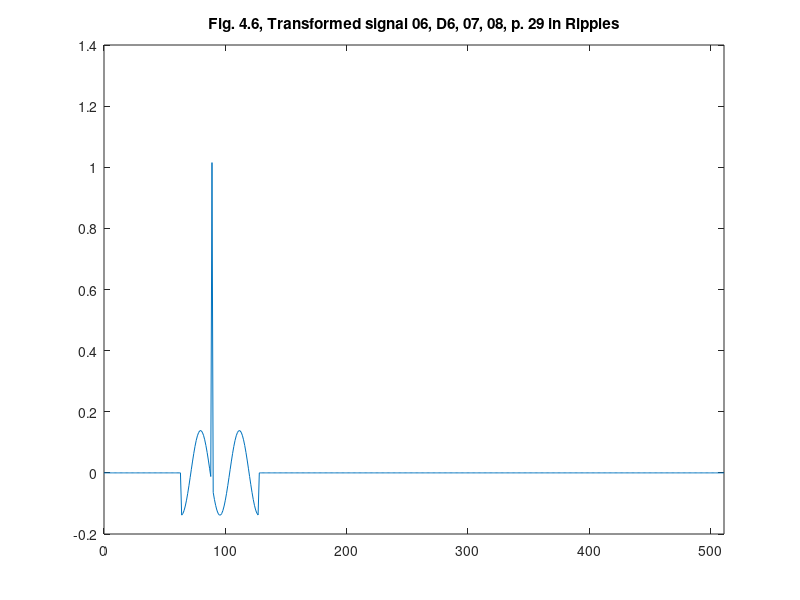
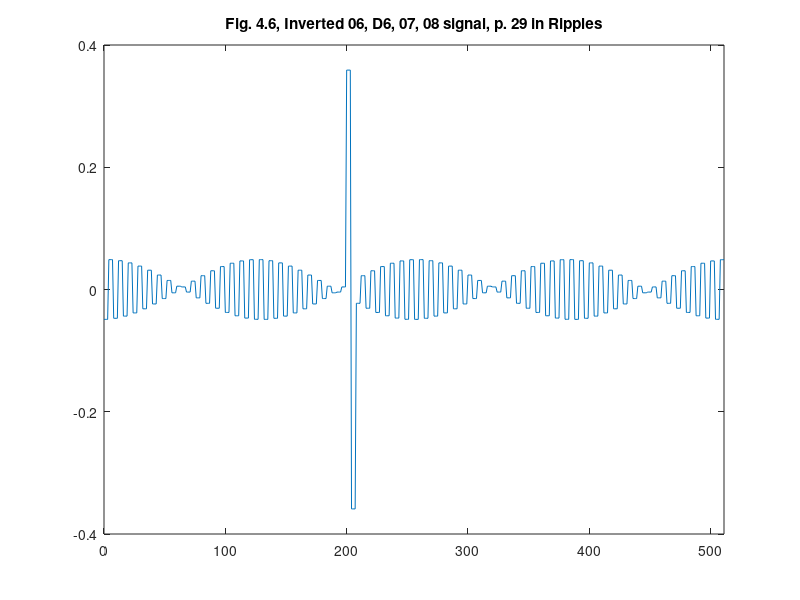

Source code (MATLAB) for these figures, in order:
%% ========================================================================
%% Programmatic octave notes on "Ripples in Mathematics" by A. Jensen
%% and A. la Cour-Harbo written with a deep gratitude to the authors for
%% this wonderful text. I added a few graphs to help me visualize Fig. 4.6.
%% 
%% Reconstruction of graphs on p.29, Ch 04.
%%
%% Author: Vladimir Kulyukin
%% 
%% NB: I have tested this code in Octave, not Matlab.
%%
%% The numbers below were computed by my Java OneDHaar class methods
%% available at https://github.com/VKEDCO/java/blob/master/haar/org.vkedco.wavelets.haar/OneDHaar.java &
%% https://github.com/VKEDCO/java/blob/master/haar/org.vkedco.wavelets.tests/RipplesInMathCh04.java
%% =========================================================================


t = [0:511];

y_fig_4_6_s06_d6_d07_d08_p29 = [
0.0
0.0
0.0
0.0
0.0
0.0
0.0
0.0
0.0
0.0
0.0
0.0
0.0
0.0
0.0
0.0
0.0
0.0
0.0
0.0
0.0
0.0
0.0
0.0
0.0
0.0
0.0
0.0
0.0
0.0
0.0
0.0
0.0
0.0
0.0
0.0
0.0
0.0
0.0
0.0
0.0
0.0
0.0
0.0
0.0
0.0
0.0
0.0
0.0
0.0
0.0
0.0
0.0
0.0
0.0
0.0
0.0
0.0
0.0
0.0
0.0
0.0
0.0
0.0
-0.1382205356729931
-0.13324253778085945
-0.12314410388508332
-0.10831331113701251
-0.08932009858475111
-0.06689436473516598
-0.041897917963600595
-0.015291357701316859
0.011902840861936378
0.03863961992605535
0.06389150006576436
0.08668806568871212
0.10615325756246972
0.12153903927953467
0.13225414387696569
0.13788679589418307
0.1382205356729931
0.13324253778085923
0.12314410388508332
0.10831331113701283
0.08932009858475126
0.06689436473516598
0.041897917963600435
0.015291357701316859
-0.01190284086193622
1.0152271225910297
-0.06389150006576436
-0.08668806568871212
-0.10615325756247004
-0.12153903927953467
-0.13225414387696544
-0.13788679589418357
-0.13822053567299325
-0.13324253778085893
-0.12314410388508293
-0.10831331113701298
-0.08932009858475126
-0.06689436473516583
-0.041897917963600435
-0.015291357701317173
0.01190284086193622
0.03863961992605519
0.06389150006576451
0.08668806568871165
0.10615325756246989
0.121539039279535
0.13225414387696582
0.13788679589418265
0.13822053567299264
0.1332425377808602
0.12314410388508332
0.10831331113701204
0.08932009858475064
0.06689436473516598
0.041897917963600595
0.015291357701317015
-0.011902840861936378
-0.03863961992605519
-0.06389150006576436
-0.08668806568871165
-0.10615325756247004
-0.121539039279535
-0.13225414387696582
-0.13788679589418262
0.0
0.0
0.0
0.0
0.0
0.0
0.0
0.0
0.0
0.0
0.0
0.0
0.0
0.0
0.0
0.0
0.0
0.0
0.0
0.0
0.0
0.0
0.0
0.0
0.0
0.0
0.0
0.0
0.0
0.0
0.0
0.0
0.0
0.0
0.0
0.0
0.0
0.0
0.0
0.0
0.0
0.0
0.0
0.0
0.0
0.0
0.0
0.0
0.0
0.0
0.0
0.0
0.0
0.0
0.0
0.0
0.0
0.0
0.0
0.0
0.0
0.0
0.0
0.0
0.0
0.0
0.0
0.0
0.0
0.0
0.0
0.0
0.0
0.0
0.0
0.0
0.0
0.0
0.0
0.0
0.0
0.0
0.0
0.0
0.0
0.0
0.0
0.0
0.0
0.0
0.0
0.0
0.0
0.0
0.0
0.0
0.0
0.0
0.0
0.0
0.0
0.0
0.0
0.0
0.0
0.0
0.0
0.0
0.0
0.0
0.0
0.0
0.0
0.0
0.0
0.0
0.0
0.0
0.0
0.0
0.0
0.0
0.0
0.0
0.0
0.0
0.0
0.0
0.0
0.0
0.0
0.0
0.0
0.0
0.0
0.0
0.0
0.0
0.0
0.0
0.0
0.0
0.0
0.0
0.0
0.0
0.0
0.0
0.0
0.0
0.0
0.0
0.0
0.0
0.0
0.0
0.0
0.0
0.0
0.0
0.0
0.0
0.0
0.0
0.0
0.0
0.0
0.0
0.0
0.0
0.0
0.0
0.0
0.0
0.0
0.0
0.0
0.0
0.0
0.0
0.0
0.0
0.0
0.0
0.0
0.0
0.0
0.0
0.0
0.0
0.0
0.0
0.0
0.0
0.0
0.0
0.0
0.0
0.0
0.0
0.0
0.0
0.0
0.0
0.0
0.0
0.0
0.0
0.0
0.0
0.0
0.0
0.0
0.0
0.0
0.0
0.0
0.0
0.0
0.0
0.0
0.0
0.0
0.0
0.0
0.0
0.0
0.0
0.0
0.0
0.0
0.0
0.0
0.0
0.0
0.0
0.0
0.0
0.0
0.0
0.0
0.0
0.0
0.0
0.0
0.0
0.0
0.0
0.0
0.0
0.0
0.0
0.0
0.0
0.0
0.0
0.0
0.0
0.0
0.0
0.0
0.0
0.0
0.0
0.0
0.0
0.0
0.0
0.0
0.0
0.0
0.0
0.0
0.0
0.0
0.0
0.0
0.0
0.0
0.0
0.0
0.0
0.0
0.0
0.0
0.0
0.0
0.0
0.0
0.0
0.0
0.0
0.0
0.0
0.0
0.0
0.0
0.0
0.0
0.0
0.0
0.0
0.0
0.0
0.0
0.0
0.0
0.0
0.0
0.0
0.0
0.0
0.0
0.0
0.0
0.0
0.0
0.0
0.0
0.0
0.0
0.0
0.0
0.0
0.0
0.0
0.0
0.0
0.0
0.0
0.0
0.0
0.0
0.0
0.0
0.0
0.0
0.0
0.0
0.0
0.0
0.0
0.0
0.0
0.0
0.0
0.0
0.0
0.0
0.0
0.0
0.0
0.0
0.0
0.0
0.0
0.0
0.0
0.0
0.0
0.0
0.0
0.0
0.0
0.0
0.0
0.0
0.0
0.0
0.0
0.0
0.0
0.0
0.0
0.0
0.0
0.0
0.0
0.0
0.0
0.0
0.0
0.0
0.0
];

figure;
plot(t, y_fig_4_6_s06_d6_d07_d08_p29);
xlim([0 511]);
title('Fig. 4.6, Transformed signal 06, D6, 07, 08, p. 29 in Ripples');

y_fig_4_6_s06_d6_d07_d08_inverted_p29 = [
-0.04886833903680526
-0.04886833903680526
-0.04886833903680526
-0.04886833903680526
0.04886833903680526
0.04886833903680526
0.04886833903680526
0.04886833903680526
-0.04710835100367523
-0.04710835100367523
-0.04710835100367523
-0.04710835100367523
0.04710835100367523
0.04710835100367523
0.04710835100367523
0.04710835100367523
-0.04353801546014154
-0.04353801546014154
-0.04353801546014154
-0.04353801546014154
0.04353801546014154
0.04353801546014154
0.04353801546014154
0.04353801546014154
-0.03829453839887497
-0.03829453839887497
-0.03829453839887497
-0.03829453839887497
0.03829453839887497
0.03829453839887497
0.03829453839887497
0.03829453839887497
-0.031579423702764224
-0.031579423702764224
-0.031579423702764224
-0.031579423702764224
0.031579423702764224
0.031579423702764224
0.031579423702764224
0.031579423702764224
-0.023650729463701056
-0.023650729463701056
-0.023650729463701056
-0.023650729463701056
0.023650729463701056
0.023650729463701056
0.023650729463701056
0.023650729463701056
-0.014813150954829822
-0.014813150954829822
-0.014813150954829822
-0.014813150954829822
0.014813150954829822
0.014813150954829822
0.014813150954829822
0.014813150954829822
-0.005406311362075144
-0.005406311362075144
-0.005406311362075144
-0.005406311362075144
0.005406311362075144
0.005406311362075144
0.005406311362075144
0.005406311362075144
0.004208289744429771
0.004208289744429771
0.004208289744429771
0.004208289744429771
-0.004208289744429771
-0.004208289744429771
-0.004208289744429771
-0.004208289744429771
0.01366116863609229
0.01366116863609229
0.01366116863609229
0.01366116863609229
-0.01366116863609229
-0.01366116863609229
-0.01366116863609229
-0.01366116863609229
0.02258905647834136
0.02258905647834136
0.02258905647834136
0.02258905647834136
-0.02258905647834136
-0.02258905647834136
-0.02258905647834136
-0.02258905647834136
0.030648859548216608
0.030648859548216608
0.030648859548216608
0.030648859548216608
-0.030648859548216608
-0.030648859548216608
-0.030648859548216608
-0.030648859548216608
0.03753084413373225
0.03753084413373225
0.03753084413373225
0.03753084413373225
-0.03753084413373225
-0.03753084413373225
-0.03753084413373225
-0.03753084413373225
0.042970539426728564
0.042970539426728564
0.042970539426728564
0.042970539426728564
-0.042970539426728564
-0.042970539426728564
-0.042970539426728564
-0.042970539426728564
0.04675890098771187
0.04675890098771187
0.04675890098771187
0.04675890098771187
-0.04675890098771187
-0.04675890098771187
-0.04675890098771187
-0.04675890098771187
0.048750344206431116
0.048750344206431116
0.048750344206431116
0.048750344206431116
-0.048750344206431116
-0.048750344206431116
-0.048750344206431116
-0.048750344206431116
0.04886833903680526
0.04886833903680526
0.04886833903680526
0.04886833903680526
-0.04886833903680526
-0.04886833903680526
-0.04886833903680526
-0.04886833903680526
0.04710835100367516
0.04710835100367516
0.04710835100367516
0.04710835100367516
-0.04710835100367516
-0.04710835100367516
-0.04710835100367516
-0.04710835100367516
0.04353801546014154
0.04353801546014154
0.04353801546014154
0.04353801546014154
-0.04353801546014154
-0.04353801546014154
-0.04353801546014154
-0.04353801546014154
0.03829453839887508
0.03829453839887508
0.03829453839887508
0.03829453839887508
-0.03829453839887508
-0.03829453839887508
-0.03829453839887508
-0.03829453839887508
0.03157942370276428
0.03157942370276428
0.03157942370276428
0.03157942370276428
-0.03157942370276428
-0.03157942370276428
-0.03157942370276428
-0.03157942370276428
0.023650729463701056
0.023650729463701056
0.023650729463701056
0.023650729463701056
-0.023650729463701056
-0.023650729463701056
-0.023650729463701056
-0.023650729463701056
0.014813150954829764
0.014813150954829764
0.014813150954829764
0.014813150954829764
-0.014813150954829764
-0.014813150954829764
-0.014813150954829764
-0.014813150954829764
0.005406311362075144
0.005406311362075144
0.005406311362075144
0.005406311362075144
-0.005406311362075144
-0.005406311362075144
-0.005406311362075144
-0.005406311362075144
-0.004208289744429715
-0.004208289744429715
-0.004208289744429715
-0.004208289744429715
0.004208289744429715
0.004208289744429715
0.004208289744429715
0.004208289744429715
0.3589369914143117
0.3589369914143117
0.3589369914143117
0.3589369914143117
-0.3589369914143117
-0.3589369914143117
-0.3589369914143117
-0.3589369914143117
-0.02258905647834136
-0.02258905647834136
-0.02258905647834136
-0.02258905647834136
0.02258905647834136
0.02258905647834136
0.02258905647834136
0.02258905647834136
-0.030648859548216608
-0.030648859548216608
-0.030648859548216608
-0.030648859548216608
0.030648859548216608
0.030648859548216608
0.030648859548216608
0.030648859548216608
-0.03753084413373236
-0.03753084413373236
-0.03753084413373236
-0.03753084413373236
0.03753084413373236
0.03753084413373236
0.03753084413373236
0.03753084413373236
-0.042970539426728564
-0.042970539426728564
-0.042970539426728564
-0.042970539426728564
0.042970539426728564
0.042970539426728564
0.042970539426728564
0.042970539426728564
-0.04675890098771178
-0.04675890098771178
-0.04675890098771178
-0.04675890098771178
0.04675890098771178
0.04675890098771178
0.04675890098771178
0.04675890098771178
-0.0487503442064313
-0.0487503442064313
-0.0487503442064313
-0.0487503442064313
0.0487503442064313
0.0487503442064313
0.0487503442064313
0.0487503442064313
-0.048868339036805306
-0.048868339036805306
-0.048868339036805306
-0.048868339036805306
0.048868339036805306
0.048868339036805306
0.048868339036805306
0.048868339036805306
-0.047108351003675046
-0.047108351003675046
-0.047108351003675046
-0.047108351003675046
0.047108351003675046
0.047108351003675046
0.047108351003675046
0.047108351003675046
-0.043538015460141404
-0.043538015460141404
-0.043538015460141404
-0.043538015460141404
0.043538015460141404
0.043538015460141404
0.043538015460141404
0.043538015460141404
-0.03829453839887514
-0.03829453839887514
-0.03829453839887514
-0.03829453839887514
0.03829453839887514
0.03829453839887514
0.03829453839887514
0.03829453839887514
-0.03157942370276428
-0.03157942370276428
-0.03157942370276428
-0.03157942370276428
0.03157942370276428
0.03157942370276428
0.03157942370276428
0.03157942370276428
-0.023650729463701
-0.023650729463701
-0.023650729463701
-0.023650729463701
0.023650729463701
0.023650729463701
0.023650729463701
0.023650729463701
-0.014813150954829764
-0.014813150954829764
-0.014813150954829764
-0.014813150954829764
0.014813150954829764
0.014813150954829764
0.014813150954829764
0.014813150954829764
-0.005406311362075255
-0.005406311362075255
-0.005406311362075255
-0.005406311362075255
0.005406311362075255
0.005406311362075255
0.005406311362075255
0.005406311362075255
0.004208289744429715
0.004208289744429715
0.004208289744429715
0.004208289744429715
-0.004208289744429715
-0.004208289744429715
-0.004208289744429715
-0.004208289744429715
0.013661168636092234
0.013661168636092234
0.013661168636092234
0.013661168636092234
-0.013661168636092234
-0.013661168636092234
-0.013661168636092234
-0.013661168636092234
0.022589056478341415
0.022589056478341415
0.022589056478341415
0.022589056478341415
-0.022589056478341415
-0.022589056478341415
-0.022589056478341415
-0.022589056478341415
0.03064885954821644
0.03064885954821644
0.03064885954821644
0.03064885954821644
-0.03064885954821644
-0.03064885954821644
-0.03064885954821644
-0.03064885954821644
0.037530844133732304
0.037530844133732304
0.037530844133732304
0.037530844133732304
-0.037530844133732304
-0.037530844133732304
-0.037530844133732304
-0.037530844133732304
0.042970539426728675
0.042970539426728675
0.042970539426728675
0.042970539426728675
-0.042970539426728675
-0.042970539426728675
-0.042970539426728675
-0.042970539426728675
0.04675890098771192
0.04675890098771192
0.04675890098771192
0.04675890098771192
-0.04675890098771192
-0.04675890098771192
-0.04675890098771192
-0.04675890098771192
0.04875034420643097
0.04875034420643097
0.04875034420643097
0.04875034420643097
-0.04875034420643097
-0.04875034420643097
-0.04875034420643097
-0.04875034420643097
0.04886833903680509
0.04886833903680509
0.04886833903680509
0.04886833903680509
-0.04886833903680509
-0.04886833903680509
-0.04886833903680509
-0.04886833903680509
0.0471083510036755
0.0471083510036755
0.0471083510036755
0.0471083510036755
-0.0471083510036755
-0.0471083510036755
-0.0471083510036755
-0.0471083510036755
0.04353801546014154
0.04353801546014154
0.04353801546014154
0.04353801546014154
-0.04353801546014154
-0.04353801546014154
-0.04353801546014154
-0.04353801546014154
0.038294538398874804
0.038294538398874804
0.038294538398874804
0.038294538398874804
-0.038294538398874804
-0.038294538398874804
-0.038294538398874804
-0.038294538398874804
0.03157942370276406
0.03157942370276406
0.03157942370276406
0.03157942370276406
-0.03157942370276406
-0.03157942370276406
-0.03157942370276406
-0.03157942370276406
0.023650729463701056
0.023650729463701056
0.023650729463701056
0.023650729463701056
-0.023650729463701056
-0.023650729463701056
-0.023650729463701056
-0.023650729463701056
0.014813150954829822
0.014813150954829822
0.014813150954829822
0.014813150954829822
-0.014813150954829822
-0.014813150954829822
-0.014813150954829822
-0.014813150954829822
0.005406311362075199
0.005406311362075199
0.005406311362075199
0.005406311362075199
-0.005406311362075199
-0.005406311362075199
-0.005406311362075199
-0.005406311362075199
-0.004208289744429771
-0.004208289744429771
-0.004208289744429771
-0.004208289744429771
0.004208289744429771
0.004208289744429771
0.004208289744429771
0.004208289744429771
-0.013661168636092234
-0.013661168636092234
-0.013661168636092234
-0.013661168636092234
0.013661168636092234
0.013661168636092234
0.013661168636092234
0.013661168636092234
-0.02258905647834136
-0.02258905647834136
-0.02258905647834136
-0.02258905647834136
0.02258905647834136
0.02258905647834136
0.02258905647834136
0.02258905647834136
-0.03064885954821644
-0.03064885954821644
-0.03064885954821644
-0.03064885954821644
0.03064885954821644
0.03064885954821644
0.03064885954821644
0.03064885954821644
-0.03753084413373236
-0.03753084413373236
-0.03753084413373236
-0.03753084413373236
0.03753084413373236
0.03753084413373236
0.03753084413373236
0.03753084413373236
-0.042970539426728675
-0.042970539426728675
-0.042970539426728675
-0.042970539426728675
0.042970539426728675
0.042970539426728675
0.042970539426728675
0.042970539426728675
-0.04675890098771192
-0.04675890098771192
-0.04675890098771192
-0.04675890098771192
0.04675890098771192
0.04675890098771192
0.04675890098771192
0.04675890098771192
-0.048750344206430964
-0.048750344206430964
-0.048750344206430964
-0.048750344206430964
0.048750344206430964
0.048750344206430964
0.048750344206430964
0.048750344206430964

];

figure;
plot(t, y_fig_4_6_s06_d6_d07_d08_inverted_p29);
xlim([0 511]);
title('Fig. 4.6, Inverted 06, D6, 07, 08 signal, p. 29 in Ripples');
